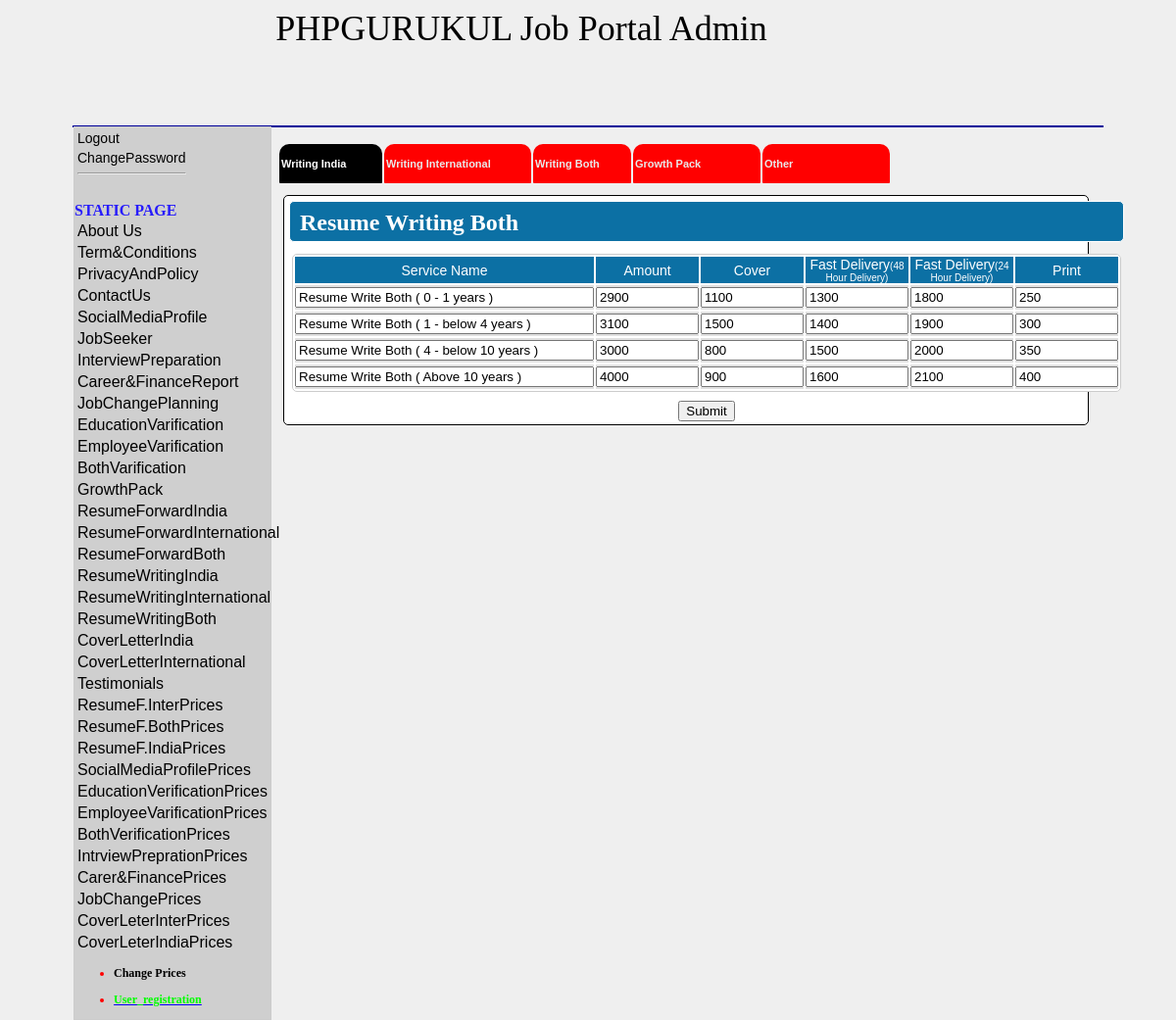
The page /jobportal/admin/rwboth_price.php on the database its author committed.
### tables this page shows
CREATE TABLE IF NOT EXISTS `static` (
  `static_id` int(11) NOT NULL,
  `page` varchar(128) NOT NULL,
  `details` longtext NOT NULL
);

CREATE TABLE IF NOT EXISTS `rw_both` (
  `exp_id` int(100) NOT NULL,
  `ser_code` varchar(50) NOT NULL,
  `amount` int(100) NOT NULL,
  `cover` int(100) NOT NULL,
  `fd1` int(100) NOT NULL,
  `fd2` int(100) NOT NULL,
  `print` int(100) NOT NULL,
  `service_name` varchar(50) NOT NULL
);

### jobportal/admin/rwboth_price.php (the view, shortened to what this page needs)
<!DOCTYPE html PUBLIC "-//W3C//DTD XHTML 1.0 Transitional//EN" "http://www.w3.org/TR/xhtml1/DTD/xhtml1-transitional.dtd">
<html xmlns="http://www.w3.org/1999/xhtml">
<head>
<link rel="stylesheet" href="style.css" type="text/css" />
</head>
<body style="background-color:#EFEFEF;">
<?php include('header.php');?>
      <div style="width:1050px; height:auto; margin:auto;border:#000099 1px solid;">
<div ><?php include('left.php'); ?></div>
<div style="width:840px; height:auto; float:left; margin:auto; ">
<?php include("price_menu.php"); ?>
<form name='frm1' method='post'>
<div style="width:820px;background-color:#FFFFFF;border:1px #000000 solid;float:left;margin-left:12px;margin-top:10px;border-radius:5px;">
	<table><tr><td>
			<div style="height:40px;background-color:#0C70A4;border:1px #ffffff solid;float:center;border-radius:5px;margin-left:2px;margin-right:2px;margin-top:2px;margin-bottom:0px;">
				<div style="margin-top:8px;margin-bottom:10px;margin-left:10px;color:#FFFFFF"><font size='5'><b>Resume Writing Both</b></font></div>
			</div></td></tr>
			<tr>
		<td>
		<?php
			$rwi = array();
			$query="select * from rw_both";
			$result=mysql_query($query);
			while($data=mysql_fetch_array($result))
			{
				$rwi[]=$data;
			}
		?>
	<div style="background-color:#FFFFFF;border:0px #000000 solid;float:left;border-radius:5px;margin-left:5px;margin-right:5px;margin-top:8px;margin-bottom:5px;">
	<table width="805px" border="0" style="border:1px solid #ccc; border-radius:5px;" cellpadding="0" cellspacing="2">
	<tr height="25" style="color:#FFFFFF; text-align:center; font-family:Arial, Helvetica, sans-serif; font-size:14px;">
	<td width="18%" style="background-color:#0C70A4;">Service Name</td>
	<td width="15%" style="background-color:#0C70A4;">Amount</td>
	<td width="15%" style="background-color:#0C70A4;">Cover</td>
	<td width="15%" style="background-color:#0C70A4;">Fast Delivery<font size='1'>(48 Hour Delivery)</font></td>
	<td width="15%" style="background-color:#0C70A4;">Fast Delivery<font size='1'>(24 Hour Delivery)</font></td>
	<td width="15%" style="background-color:#0C70A4;">Print</td>
	</tr>
	<?php $i=1; foreach($rwi as $r) {   ?>
		<tr height="25" style="color:#000000; text-align:center; font-family:Arial, Helvetica, sans-serif; font-size:14px;">
		<td width="18%" style="background-color:#E0E0E0;"><input type='text' size='35' readonly="readonly" value="<?php echo"$r[7]"; ?>"</td>
		<td width="15%" style="background-color:#E0E0E0;"><input type='text' name='a<?php echo $i; ?>'  size='10' value="<?php echo"$r[2]"; ?>"</td>
		<td width="15%" style="background-color:#E0E0E0;"><input type='text' name='b<?php echo $i; ?>'  size='10' value="<?php echo"$r[3]"; ?>"</td>
		<td width="15%" style="background-color:#E0E0E0;"><input type='text' name='c<?php echo $i; ?>'  size='10' value="<?php echo"$r[4]"; ?>"</td>
		<td width="15%" style="background-color:#E0E0E0;"><input type='text' name='d<?php echo $i; ?>'  size='10' value="<?php echo"$r[5]"; ?>"</td>
		<td width="15%" style="background-color:#E0E0E0;"><input type='text' name='e<?php echo $i; ?>'  size='10' value="<?php echo"$r[6]"; ?>"</td>
	</tr>
<?php
$i++;	}
?>
</table>
</td></tr>
<tr><td colspan='6' align='center'><input type='submit' name='submit'></td></tr></table>
</div>
</div>
</div>
</body>
</html>

### jobportal/admin/left.php (shortened to what this page needs)
<div style="width:200px; height:auto; float:left; margin:auto;color:#271CFB; border:1px #CCCCCC solid;background-color:#CFCFCF;">
<table class="text1">
 <tr><td>
 <a href="logout.php" style="text-decoration:none; color:#000000;">
 Logout</a></td></tr>
 <tr><td><a href="changepassword.php" style="text-decoration:none; color:#000000;">ChangePassword</a><hr /></td></tr></table>
     <br />
<form action="left.php" method="post">
<b>STATIC PAGE</b>
<table>
<?php
$nice=mysql_query("select * from static");
while($way=mysql_fetch_array($nice))
{
?>
<tr>
<td><a href="page.php?id=<?php echo $way['static_id'];?>" style="font-family:Tahoma, Geneva, sans-serif;text-decoration:none;color:#000000;" ><?php echo $way['page'];?></a></td>
</tr>
<?php
}?>
</table>
</form>
<ul class="heading"><li><a href="rwi_price.php" style="text-decoration:none; color:#000000;"><b>Change Prices</b></a></li></ul>
    <ul class="heading"><li><a href="user_registration.php"><font color="#00FF00"><b>User_registration</b></font></a></li></ul>
</div>

### jobportal/admin/style.css (style rules this page uses)
.heading { font-family: "Comic Sans MS", cursive; color: #F00; font-size: 12px; }
.text1 { font-family: Tahoma, Geneva, sans-serif; color: #CCC; font-size: 14px; }

### rows shown on the page
static: page "About Us"
static: page "Term&Conditions"
static: page "PrivacyAndPolicy"
static: page "ContactUs"
static: page "SocialMediaProfile"
static: page "JobSeeker"
static: page "InterviewPreparation"
static: page "Career&FinanceReport"
static: page "JobChangePlanning"
static: page "EducationVarification"
static: page "EmployeeVarification"
static: page "BothVarification"
static: page "GrowthPack"
static: page "ResumeForwardIndia"
static: page "ResumeForwardInternational"
static: page "ResumeForwardBoth"
static: page "ResumeWritingIndia"
static: page "ResumeWritingInternational"
static: page "ResumeWritingBoth"
static: page "CoverLetterIndia"
static: page "CoverLetterInternational"
static: page "Testimonials"
static: page "ResumeF.InterPrices"
static: page "ResumeF.BothPrices"
static: page "ResumeF.IndiaPrices"
static: page "SocialMediaProfilePrices"
static: page "EducationVerificationPrices"
static: page "EmployeeVarificationPrices"
static: page "BothVerificationPrices"
static: page "IntrviewPreprationPrices"
static: page "Carer&FinancePrices"
static: page "JobChangePrices"
static: page "CoverLeterInterPrices"
static: page "CoverLeterIndiaPrices"
rw_both: service_name "Resume Write Both ( 0 - 1 years )", a1 "2900", b1 "1100", c1 "1300", d1 "1800", print "250"
rw_both: service_name "Resume Write Both ( 1 - below 4 years )", a2 "3100", cover "1500", fd1 "1400", d2 "1900", print "300"
rw_both: service_name "Resume Write Both ( 4 - below 10 years )", a3 "3000", cover "800", fd1 "1500", fd2 "2000", print "350"
rw_both: service_name "Resume Write Both ( Above 10 years )", amount "4000", cover "900", fd1 "1600", fd2 "2100", print "400"
